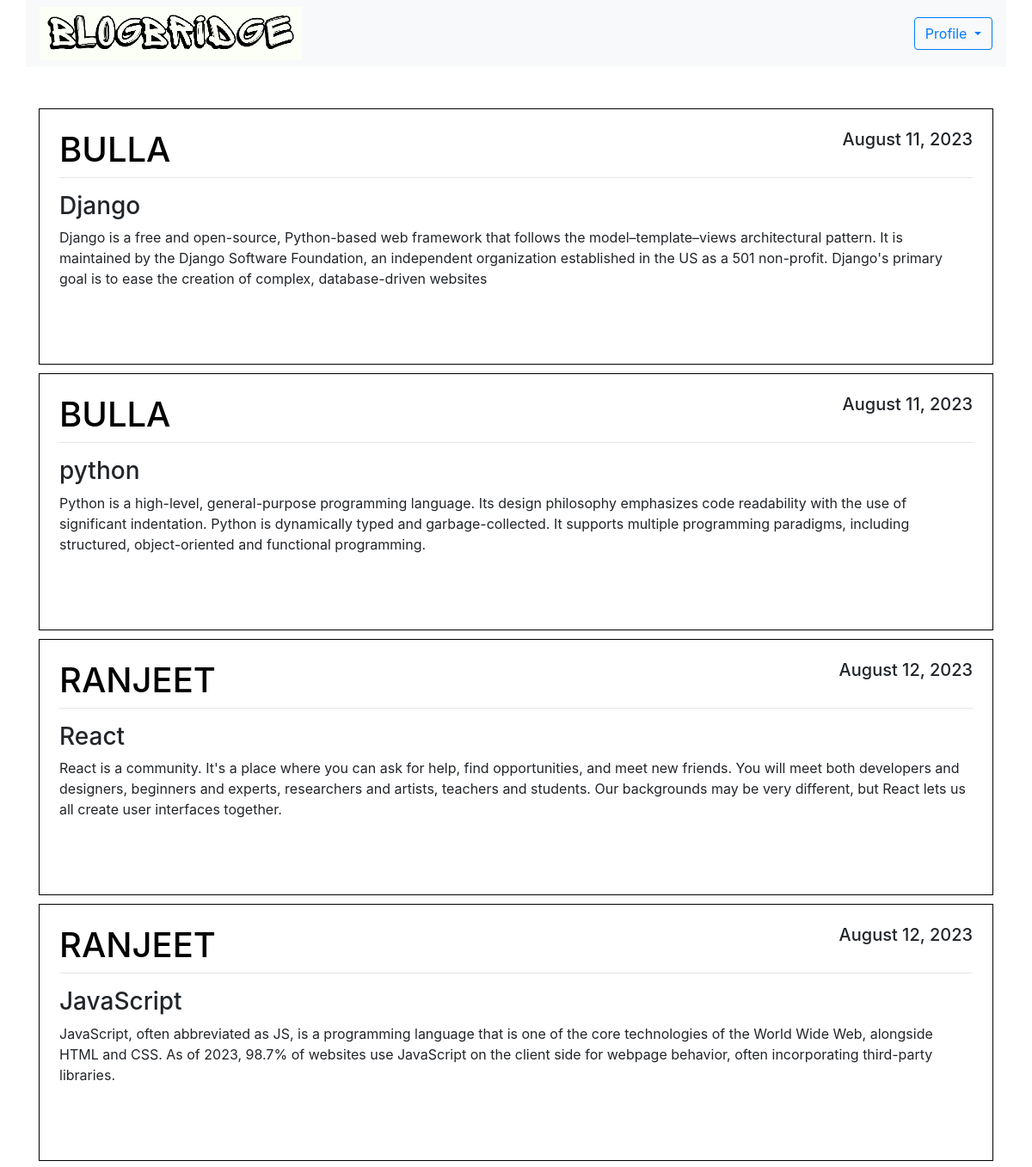
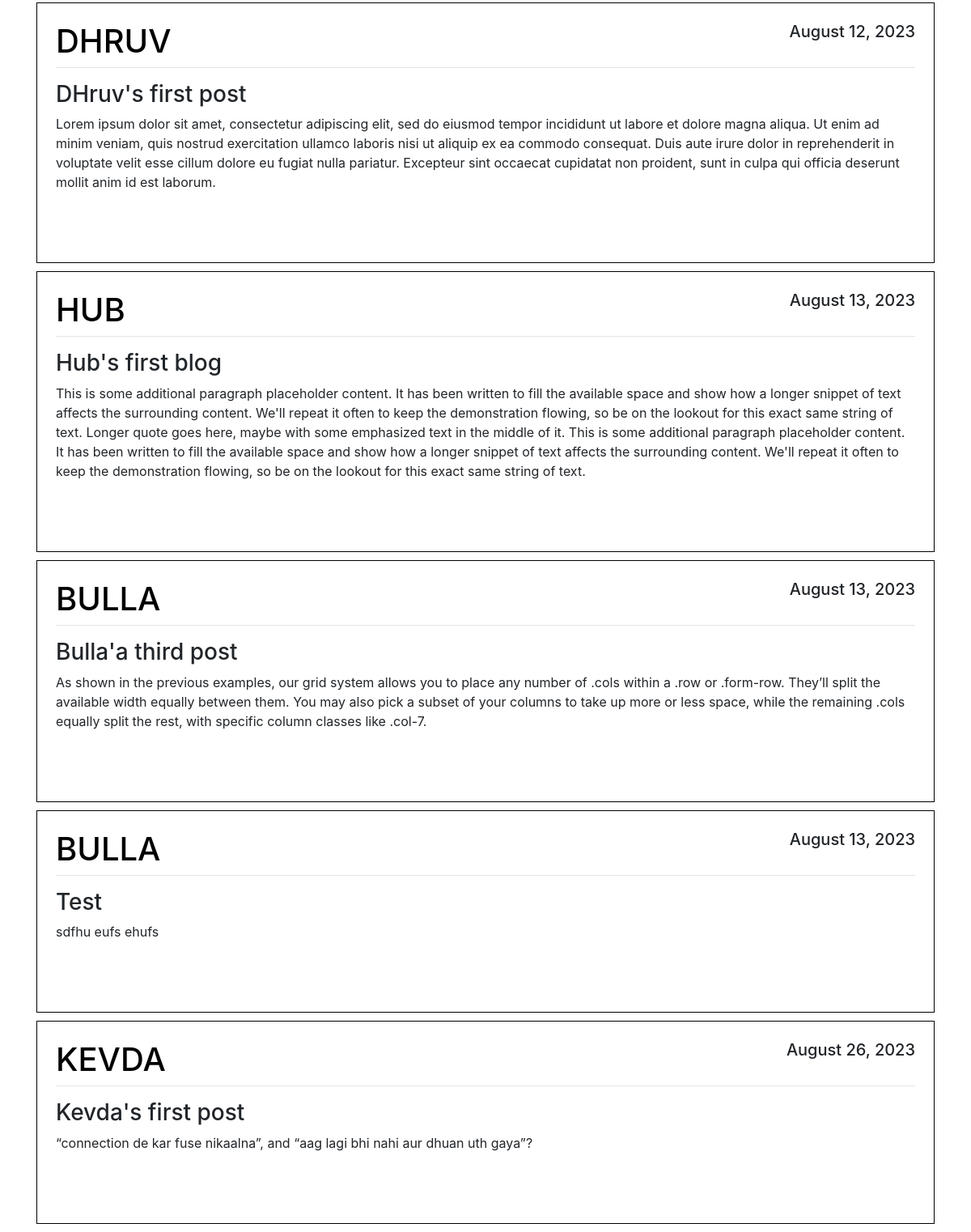
/home/, run on the app's committed database (2 pictures, top to bottom).
### blog/models.py (models this page shows, shortened)
class Post(models.Model):
    title = models.CharField(max_length=100)
    content = models.TextField()
    date_posted = models.DateTimeField(default=timezone.now)
    author = models.ForeignKey(User, on_delete=models.CASCADE)

### blog/views.py (the view)
# urls.py: path('home/', views.home, name='home-page'),
def home(request):
    context = {
        'posts': Post.objects.all()
    }
    return render(request, 'blog/home.html', context)

### blog/templates/blog/home.html (shortened to what this page needs)
{% extends 'blog/base.html' %}
{% block content %}
{% load static %}
<div class="container custom-container">
    <nav class="navbar navbar-expand-lg navbar-light bg-light w-100" >
        <div class="collapse navbar-collapse" id="navbarSupportedContent">
            <ul class="navbar-nav mr-auto ">
                <li><a href="/home"><img  class="w-50 "  src="{% static 'image/pho.png' %}" alt=""></a></li>
            </ul>
            <form class="form-inline my-2 my-lg-0">
                <div class="dropdown">
                    <button class="btn btn-outline-primary dropdown-toggle" type="button" id="dropdownMenuButton" data-toggle="dropdown" aria-haspopup="true" aria-expanded="false">
                      Profile
                    </button>
                  </div>
            </form>
        </div>
    </nav>
    <br><br>
    <div class="container custom-container" style="max-width: 1350px; ">
        {% for post in posts %}
        <article class="media content-section">
            <div class="media-body" style="border: 1px solid black; padding: 23px; margin-bottom: 10px;">
                <div class="article-metadata">
                    <h1 class="text-uppercase" style="text-align:left;float:left; color: #000000;">{{ post.author }}</h1>
                    <h5 style="text-align:right;float:right;">{{ post.date_posted|date:"F d, Y" }}</h5>
                    <hr style="clear:both;" />
                </div>
                <h3>{{ post.title }}</h3>
                <p class="article-content">{{ post.content }}</p>
                <br><br>
            </div>
        </article>
        {% endfor %}
    </div>
</div>
{% endblock %}

### blog/templates/blog/base.html (shortened to what this page needs)
{% load static %}
<!DOCTYPE html>
<html lang="en">
<head>
    <link rel="stylesheet" href="https://cdn.jsdelivr.net/npm/bootstrap@4.0.0/dist/css/bootstrap.min.css"
>
</head>
<body>
    <div class="container custom-container">
        {% block content %}{% endblock %}
    </div>
</body>
</html>

### blog/templates/blog/base.html (style rules this page uses)
.custom-container { max-width: 1450px; }

### data on the page
Post: author "BULLA", date_posted "August 11, 2023", title "Django", content "Django is a free and open-source, Python-based web framework that follows the model–template–views architectural pattern. It is maintained by the Django Software Foundation, an independent organization established in the US as a 501 non-profit. Django's primary goal is to ease the creation of complex, database-driven websites"
Post: author "BULLA", date_posted "August 11, 2023", title "python", content "Python is a high-level, general-purpose programming language. Its design philosophy emphasizes code readability with the use of significant indentation. Python is dynamically typed and garbage-collected. It supports multiple programming paradigms, including structured, object-oriented and functional programming."
Post: author "RANJEET", date_posted "August 12, 2023", title "React", content "React is a community. It's a place where you can ask for help, find opportunities, and meet new friends. You will meet both developers and designers, beginners and experts, researchers and artists, teachers and students. Our backgrounds may be very different, but React lets us all create user interfaces together."
Post: author "RANJEET", date_posted "August 12, 2023", title "JavaScript", content "JavaScript, often abbreviated as JS, is a programming language that is one of the core technologies of the World Wide Web, alongside HTML and CSS. As of 2023, 98.7% of websites use JavaScript on the client side for webpage behavior, often incorporating third-party libraries."
Post: author "DHRUV", date_posted "August 12, 2023", title "DHruv's first post", content "Lorem ipsum dolor sit amet, consectetur adipiscing elit, sed do eiusmod tempor incididunt ut labore et dolore magna aliqua. Ut enim ad minim veniam, quis nostrud exercitation ullamco laboris nisi ut aliquip ex ea commodo consequat. Duis aute irure dolor in reprehenderit in voluptate velit esse cillum dolore eu fugiat nulla pariatur. Excepteur sint occaecat cupidatat non proident, sunt in culpa qui officia deserunt mollit anim id est laborum."
Post: author "HUB", date_posted "August 13, 2023", title "Hub's first blog", content "This is some additional paragraph placeholder content. It has been written to fill the available space and show how a longer snippet of text affects the surrounding content. We'll repeat it often to keep the demonstration flowing, so be on the lookout for this exact same string of text. Longer quote goes here, maybe with some emphasized text in the middle of it. This is some additional paragraph placeholder content. It has been written to fill the available space and show how a longer snippet of text affects the surrounding content. We'll repeat it often to keep the demonstration flowing, so be on the lookout for this exact same string of text."
Post: author "BULLA", date_posted "August 13, 2023", title "Bulla'a third post", content "As shown in the previous examples, our grid system allows you to place any number of .cols within a .row or .form-row. They’ll split the available width equally between them. You may also pick a subset of your columns to take up more or less space, while the remaining .cols equally split the rest, with specific column classes like .col-7."
Post: author "BULLA", date_posted "August 13, 2023", title "Test", content "sdfhu eufs ehufs"
Post: author "KEVDA", date_posted "August 26, 2023", title "Kevda's first post", content "“connection de kar fuse nikaalna”, and “aag lagi bhi nahi aur dhuan uth gaya”?"
